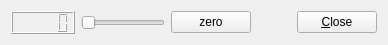
<?xml version="1.0" encoding="UTF-8"?>
<ui version="4.0">
 <class>my_form</class>
 <widget class="QWidget" name="my_form">
  <property name="geometry">
   <rect>
    <x>0</x>
    <y>0</y>
    <width>307</width>
    <height>41</height>
   </rect>
  </property>
  <property name="windowTitle">
   <string>my_form</string>
  </property>
  <layout class="QVBoxLayout" name="verticalLayout">
   <item>
    <spacer name="verticalSpacer_2">
     <property name="orientation">
      <enum>Qt::Vertical</enum>
     </property>
     <property name="sizeHint" stdset="0">
      <size>
       <width>20</width>
       <height>93</height>
      </size>
     </property>
    </spacer>
   </item>
   <item>
    <layout class="QHBoxLayout" name="horizontalLayout">
     <item>
      <widget class="MyQLCDNumber" name="lcdNumber"/>
     </item>
     <item>
      <widget class="QSlider" name="horizontalSlider">
       <property name="sizePolicy">
        <sizepolicy hsizetype="MinimumExpanding" vsizetype="Fixed">
         <horstretch>0</horstretch>
         <verstretch>0</verstretch>
        </sizepolicy>
       </property>
       <property name="orientation">
        <enum>Qt::Horizontal</enum>
       </property>
      </widget>
     </item>
     <item>
      <widget class="QPushButton" name="pushButton">
       <property name="text">
        <string>zero</string>
       </property>
      </widget>
     </item>
     <item>
      <spacer name="horizontalSpacer">
       <property name="orientation">
        <enum>Qt::Horizontal</enum>
       </property>
       <property name="sizeType">
        <enum>QSizePolicy::MinimumExpanding</enum>
       </property>
       <property name="sizeHint" stdset="0">
        <size>
         <width>40</width>
         <height>20</height>
        </size>
       </property>
      </spacer>
     </item>
     <item>
      <widget class="QPushButton" name="pushButton_2">
       <property name="text">
        <string>&amp;Close</string>
       </property>
      </widget>
     </item>
    </layout>
   </item>
   <item>
    <spacer name="verticalSpacer">
     <property name="orientation">
      <enum>Qt::Vertical</enum>
     </property>
     <property name="sizeHint" stdset="0">
      <size>
       <width>20</width>
       <height>93</height>
      </size>
     </property>
    </spacer>
   </item>
  </layout>
 </widget>
 <layoutdefault spacing="6" margin="11"/>
 <customwidgets>
  <customwidget>
   <class>MyQLCDNumber</class>
   <extends>QLCDNumber</extends>
   <header>myqlcdnumber.h</header>
   <slots>
    <slot>displayColor(int)</slot>
   </slots>
  </customwidget>
 </customwidgets>
 <resources/>
 <connections>
  <connection>
   <sender>pushButton_2</sender>
   <signal>clicked()</signal>
   <receiver>my_form</receiver>
   <slot>close()</slot>
   <hints>
    <hint type="sourcelabel">
     <x>434</x>
     <y>119</y>
    </hint>
    <hint type="destinationlabel">
     <x>282</x>
     <y>147</y>
    </hint>
   </hints>
  </connection>
  <connection>
   <sender>pushButton</sender>
   <signal>clicked()</signal>
   <receiver>lcdNumber</receiver>
   <slot>setToZero()</slot>
   <hints>
    <hint type="sourcelabel">
     <x>230</x>
     <y>121</y>
    </hint>
    <hint type="destinationlabel">
     <x>66</x>
     <y>123</y>
    </hint>
   </hints>
  </connection>
  <connection>
   <sender>horizontalSlider</sender>
   <signal>valueChanged(int)</signal>
   <receiver>lcdNumber</receiver>
   <slot>displayColor(int)</slot>
   <hints>
    <hint type="sourcelabel">
     <x>125</x>
     <y>115</y>
    </hint>
    <hint type="destinationlabel">
     <x>46</x>
     <y>117</y>
    </hint>
   </hints>
  </connection>
 </connections>
</ui>
